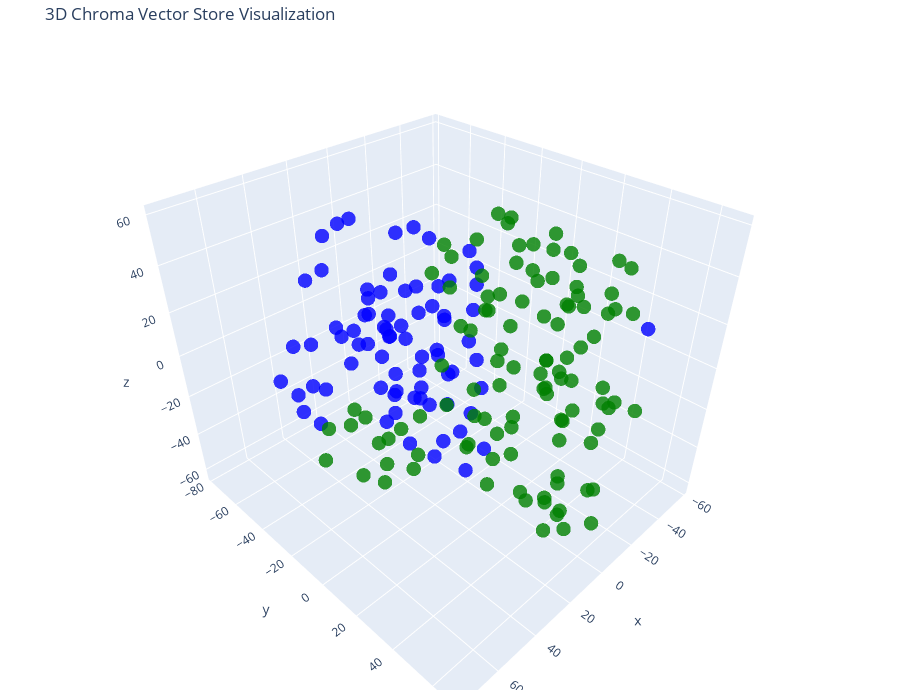

Notebook code for this chart:
### Code cell
tsne = TSNE(n_components=3, random_state=42)
reduced_vectors = tsne.fit_transform(vectors)

# Create the 3D scatter plot
fig = go.Figure(data=[go.Scatter3d(
    x=reduced_vectors[:, 0],
    y=reduced_vectors[:, 1],
    z=reduced_vectors[:, 2],
    mode='markers',
    marker=dict(size=5, color=colors, opacity=0.8),
    text=[f"Type: {t}<br>Text: {d[:100]}..." for t, d in zip(doc_types, documents)],
    hoverinfo='text'
)])

fig.update_layout(
    title='3D Chroma Vector Store Visualization',
    scene=dict(xaxis_title='x', yaxis_title='y', zaxis_title='z'),
    width=900,
    height=700,
    margin=dict(r=20, b=10, l=10, t=40)
)

fig.show()

### Figure 1 — Plotly figure (JSON) as saved in the notebook; plotly's stock layout.template omitted (floating-point values rounded to 4 significant figures; data arrays with more than 128 entries replaced by an {"elided": "..."} marker saying what was removed)
{"data": [{"hoverinfo": "text", "marker": {"color": {"elided": "183 str values"}, "opacity": 0.8, "size": 5}, "mode": "markers", "text": {"elided": "183 str values"}, "type": "scatter3d", "x": {"elided": "183 float values"}, "y": {"elided": "183 float values"}, "z": {"elided": "183 float values"}}], "layout": {"height": 700, "margin": {"b": 10, "l": 10, "r": 20, "t": 40}, "scene": {"xaxis": {"title": {"text": "x"}}, "yaxis": {"title": {"text": "y"}}, "zaxis": {"title": {"text": "z"}}}, "title": {"text": "3D Chroma Vector Store Visualization"}, "width": 900}}
